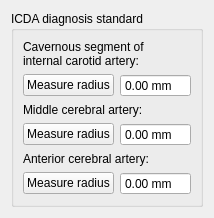
<?xml version="1.0" encoding="UTF-8"?>
<ui version="4.0">
 <class>QInteractorStyleSurfaceCenterLineICDAStandard</class>
 <widget class="QWidget" name="QInteractorStyleSurfaceCenterLineICDAStandard">
  <property name="geometry">
   <rect>
    <x>0</x>
    <y>0</y>
    <width>214</width>
    <height>211</height>
   </rect>
  </property>
  <property name="windowTitle">
   <string>QInteractorStyleSurfaceCenterLineICDAStandard</string>
  </property>
  <layout class="QVBoxLayout" name="verticalLayout_2">
   <item>
    <widget class="QGroupBox" name="groupBox">
     <property name="title">
      <string>ICDA diagnosis standard</string>
     </property>
     <layout class="QVBoxLayout" name="verticalLayout">
      <item>
       <layout class="QGridLayout" name="gridLayout">
        <item row="1" column="0">
         <widget class="QPushButton" name="pushButtonCavernousSegmentOfInternalCarotidArtery">
          <property name="text">
           <string>Measure radius</string>
          </property>
          <property name="checkable">
           <bool>true</bool>
          </property>
          <attribute name="buttonGroup">
           <string notr="true">buttonGroup</string>
          </attribute>
         </widget>
        </item>
        <item row="1" column="1">
         <widget class="QDoubleSpinBox" name="doubleSpinBox">
          <property name="buttonSymbols">
           <enum>QAbstractSpinBox::NoButtons</enum>
          </property>
          <property name="suffix">
           <string> mm</string>
          </property>
         </widget>
        </item>
        <item row="0" column="0" colspan="2">
         <widget class="QLabel" name="label">
          <property name="text">
           <string>Cavernous segment of 
internal carotid artery:</string>
          </property>
          <property name="buddy">
           <cstring>pushButtonCavernousSegmentOfInternalCarotidArtery</cstring>
          </property>
         </widget>
        </item>
       </layout>
      </item>
      <item>
       <layout class="QGridLayout" name="gridLayout_2">
        <item row="0" column="0" colspan="2">
         <widget class="QLabel" name="label_2">
          <property name="text">
           <string>Middle cerebral artery:</string>
          </property>
          <property name="buddy">
           <cstring>pushButtonMiddleCerebralArtery</cstring>
          </property>
         </widget>
        </item>
        <item row="1" column="0">
         <widget class="QPushButton" name="pushButtonMiddleCerebralArtery">
          <property name="text">
           <string>Measure radius</string>
          </property>
          <property name="checkable">
           <bool>true</bool>
          </property>
          <attribute name="buttonGroup">
           <string notr="true">buttonGroup</string>
          </attribute>
         </widget>
        </item>
        <item row="1" column="1">
         <widget class="QDoubleSpinBox" name="doubleSpinBox_2">
          <property name="buttonSymbols">
           <enum>QAbstractSpinBox::NoButtons</enum>
          </property>
          <property name="suffix">
           <string> mm</string>
          </property>
         </widget>
        </item>
       </layout>
      </item>
      <item>
       <layout class="QGridLayout" name="gridLayout_3">
        <item row="1" column="0">
         <widget class="QPushButton" name="pushButtonAnteriorCerebralArtery">
          <property name="text">
           <string>Measure radius</string>
          </property>
          <property name="checkable">
           <bool>true</bool>
          </property>
          <attribute name="buttonGroup">
           <string notr="true">buttonGroup</string>
          </attribute>
         </widget>
        </item>
        <item row="1" column="1">
         <widget class="QDoubleSpinBox" name="doubleSpinBox_3">
          <property name="buttonSymbols">
           <enum>QAbstractSpinBox::NoButtons</enum>
          </property>
          <property name="suffix">
           <string> mm</string>
          </property>
         </widget>
        </item>
        <item row="0" column="0" colspan="2">
         <widget class="QLabel" name="label_3">
          <property name="text">
           <string>Anterior cerebral artery:</string>
          </property>
          <property name="buddy">
           <cstring>pushButtonAnteriorCerebralArtery</cstring>
          </property>
         </widget>
        </item>
       </layout>
      </item>
     </layout>
     <zorder></zorder>
     <zorder></zorder>
     <zorder></zorder>
    </widget>
   </item>
   <item>
    <spacer name="verticalSpacer">
     <property name="orientation">
      <enum>Qt::Vertical</enum>
     </property>
     <property name="sizeHint" stdset="0">
      <size>
       <width>178</width>
       <height>3</height>
      </size>
     </property>
    </spacer>
   </item>
  </layout>
 </widget>
 <resources/>
 <connections/>
 <buttongroups>
  <buttongroup name="buttonGroup"/>
 </buttongroups>
</ui>
